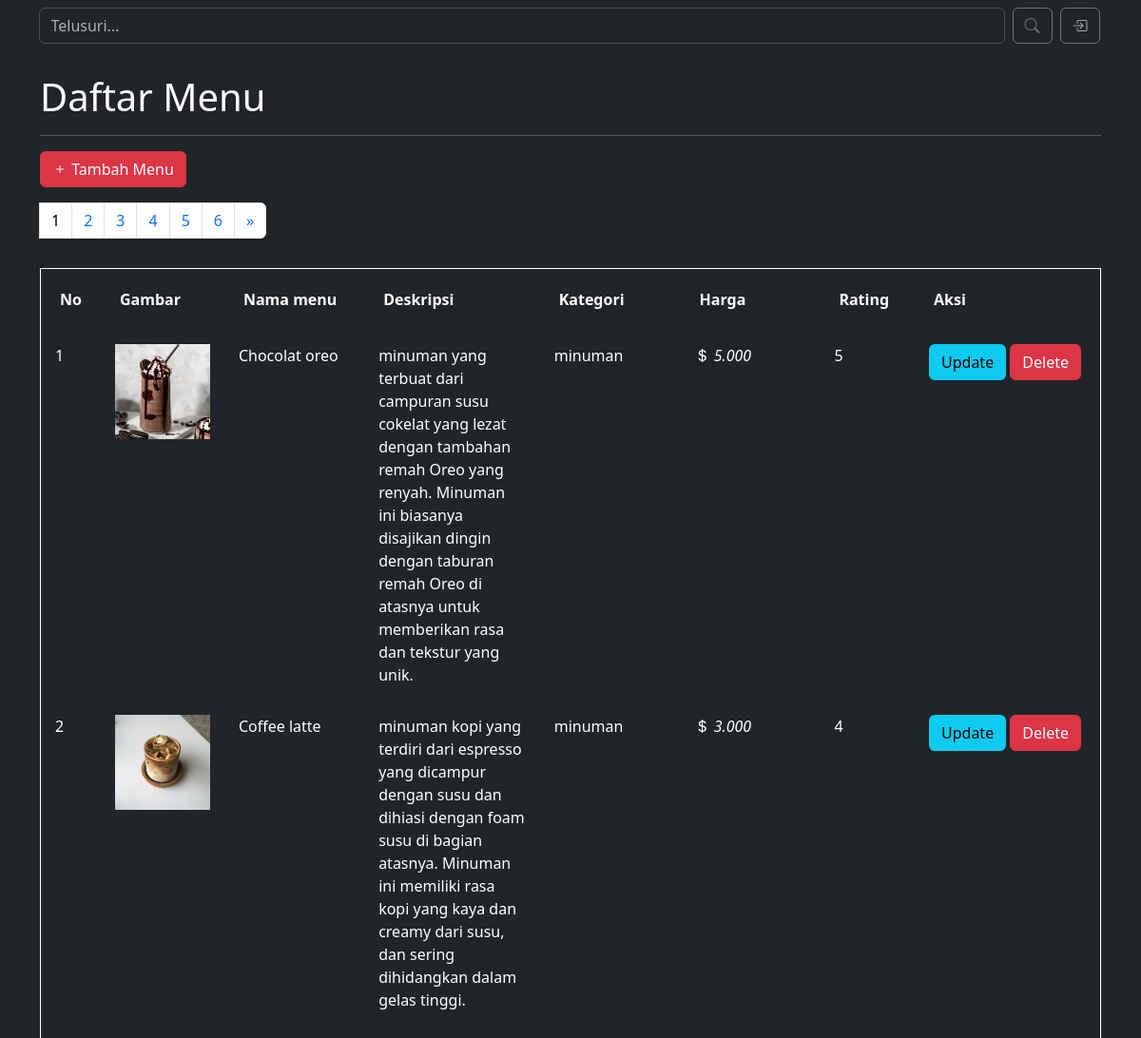
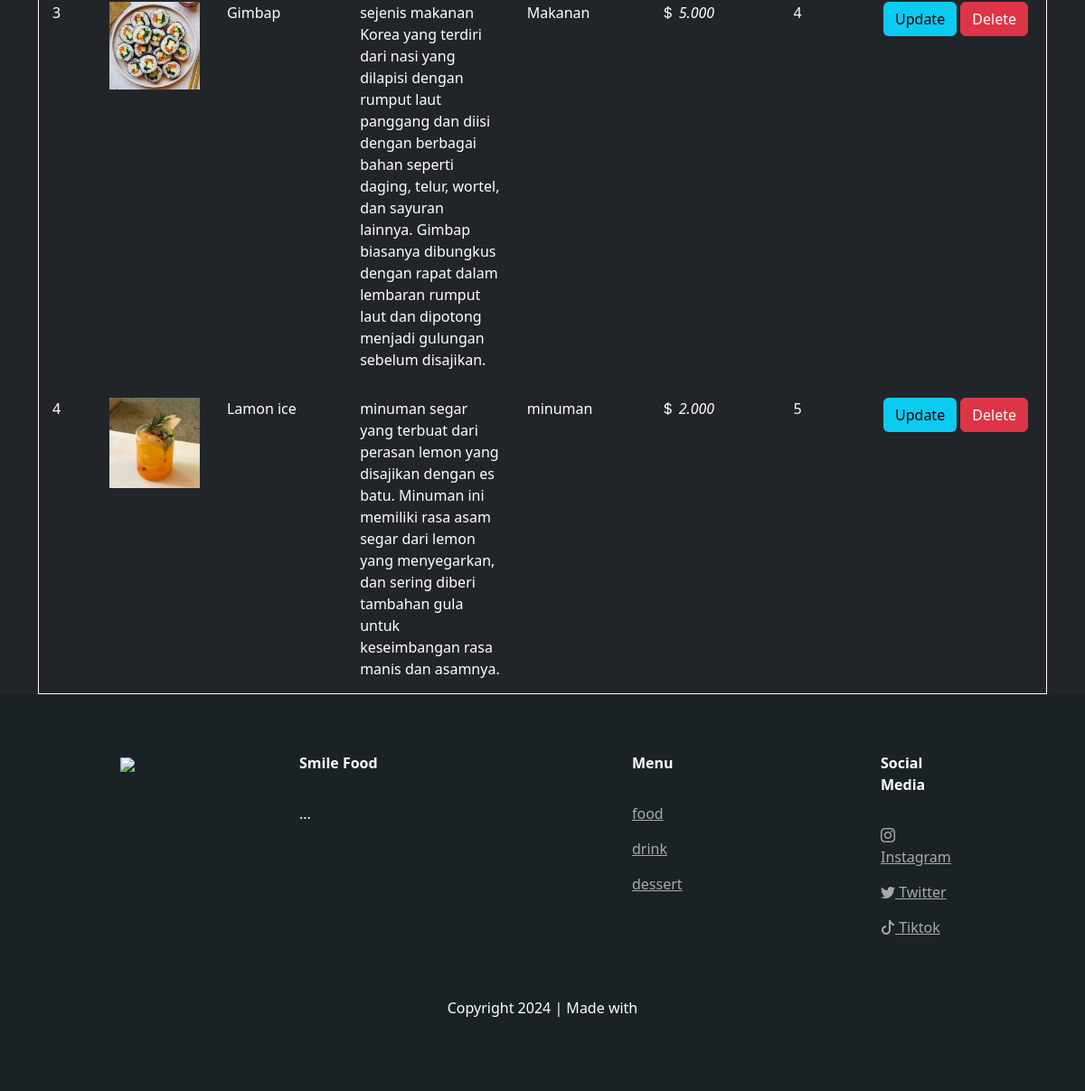
Page /halaman/index2.php (signed in) on the committed database (2 pictures, top to bottom).
### tables this page shows
CREATE TABLE `menu` (
  `id_menu` int NOT NULL,
  `menu_name` varchar(200) NOT NULL,
  `harga` decimal(10,3) NOT NULL,
  `rating_menu` decimal(10,0) NOT NULL,
  `picture` varchar(200) NOT NULL,
  `deskripsi_menu` text NOT NULL,
  `id_User` int DEFAULT NULL,
  `id_kategori` int DEFAULT NULL
);

CREATE TABLE `kategori_menu` (
  `id_kategori` int NOT NULL,
  `nama_kategori` varchar(200) NOT NULL
);

### function/functions.php (called while the page is built, shortened)
<?php
function koneksi () {
    return mysqli_connect("localhost", "root", "", "pw2024_tubes_233040098");
}
function query($query) {
    $conn = koneksi();
    $result = mysqli_query($conn, $query);
    $rows = [];
    while( $row = mysqli_fetch_assoc($result)) {
        $rows[] = $row;
    }
    return $rows;
}
?>

### halaman/index2.php (the view, shortened to what this page needs)
<?php
require '../function/functions.php';
$jumlahDataPerHalaman = 4;
$jumlahData = count(query("SELECT * FROM menu"));
$jumlahHalaman = ceil($jumlahData / $jumlahDataPerHalaman);
$halamanAktif = (isset($_GET["halaman"])) ? $_GET["halaman"] : 1;
$awalData = ($jumlahDataPerHalaman * $halamanAktif)  - $jumlahDataPerHalaman;
if (isset($_POST["submit"])) {
    $keyword = $_POST["keyword"];
    $menu = cari($keyword);
} else {
    $menu = query("SELECT menu.*, kategori_menu.nama_kategori
                   FROM menu
                   JOIN kategori_menu ON menu.id_kategori = kategori_menu.id_kategori
                   LIMIT $awalData, $jumlahDataPerHalaman");
}
?>
<!DOCTYPE html>
<html lang="en">
<head>
    <link href="https://cdn.jsdelivr.net/npm/bootstrap@5.0.2/dist/css/bootstrap.min.css" rel="stylesheet">
    <link rel="stylesheet" href="https://cdn.jsdelivr.net/npm/bootstrap-icons@1.11.3/font/bootstrap-icons.min.css">
</head>
<body>
    <nav class="navbar navbar-expand-lg bg-dark" data-bs-theme="dark">
        <div class="container-fluid" style="color: darkgray;">
            <div class="collapse navbar-collapse" id="navbarSupportedContent">
                <div class="container d-flex" style="margin-left: -3px;">
                    <form class="d-flex col md-2 me-2" role="search" method="post" class="form-cari">
                        <input class="form-control me-2 bg-dark text-white" type="text" autofocus placeholder="Telusuri..." aria-label="Search" name="keyword" autocomplete="off" id="keyword">
                        <button class="btn btn-outline-secondary" type="submit" id="tombol-cari"><i class="bi bi-search"></i></button>
                    </form>
                    <button type="button" class="btn btn-outline-secondary"><a href="dasboard.php"><i class="bi bi-box-arrow-in-right" style="color: darkgray;"></i></a></button>
                </div>
            </div>
        </div>
    </nav>
    <section class="bg-dark">
        <div class="container">
            <nav aria-label="Page navigation example">
                <h1 class="text-white pt-4">Daftar Menu</h1>
                <hr style="color: white;">
                <a href="tambah.php"><button type="button" class="btn btn-danger"><i class="bi bi-plus"></i> Tambah Menu</button></a>
                <ul class="pagination pt-3">
                    <li class="page-item d-flex"><?php for ($i = 1; $i <= $jumlahHalaman; $i++) : ?>
                            <?php if ($i == $halamanAktif) : ?>
                                <a href="?halaman=<?= $i; ?>" class="page-link" style="baground-color: blue; color: black;"><?= $i; ?></a>
                            <?php else : ?>
                                <a href="?halaman=<?= $i; ?>" class="page-link"><?= $i; ?></a>
                            <?php endif; ?>
                        <?php endfor; ?>
                    </li>
                    <li class="page-item">
                        <?php if ($halamanAktif < $jumlahHalaman) : ?>
                            <a href="?halaman=<?= $halamanAktif + 1 ?>" class="page-link"><span aria-hidden="true">&raquo;</span></a>
                        <?php endif ?>
                    </li>
                </ul>
            </nav>
            <div id="container bg-dark">
                <table cellpadding="20" cellspacing="0">
                    <tr class="table table-dark table-hover">
                        <th scope="col">No</th>
                        <th scope="col">Gambar</th>
                        <th scope="col" style="width: 150px;">Nama menu</th>
                        <th scope="col">Deskripsi</th>
                        <th scope="col" style="width: 150px;">Kategori</th>
                        <th scope="col" style="width: 150px;">Harga</th>
                        <th scope="col" style="width: 100px;">Rating</th>
                        <th scope="col" class="aksi" style="width: 200px;">Aksi</th>
                    </tr>
                    <?php $i = 1; ?>
                    <?php foreach ($menu as $row) : ?>
                        <tr class="table table-dark table-hover">
                            <td scope="col"><?= $i ?></td>
                            <td scope="col"><img src="img/<?= $row["picture"]; ?>" width="100" alt=""></td>
                            <td scope="col"><?= $row["menu_name"]; ?></td>
                            <td scope="col"><?= $row["deskripsi_menu"]; ?></td>
                            <td scope="col"><?= $row["nama_kategori"]; ?></td>
                            <td scope="col"><i class="bi bi-currency-dollar"> <?= $row["harga"]; ?></i></td>
                            <td scope="col"><?= $row["rating_menu"]; ?></td>
                            <td class="aksi">
                                <button type="button" class="btn text-bg-info" onclick="location.href='ubah.php?id_menu=<?= $row['id_menu']; ?>'">Update</button>
                                <button type="button" class="btn btn-danger" onclick="if(confirm('Delete data?')) location.href='hapus.php?id_menu=<?= $row['id_menu']; ?>'">Delete</button>
                            </td>
                        </tr>
                        <?php $i++; ?>
                    <?php endforeach; ?>
                </table>
            </div>
        </div>
    </section>
    <?php include('footer.php') ?>
</body>
</html>

### halaman/index2.php (style rules this page uses)
table { border: 1px solid white; }
td { padding: 15px; height: 20px; }

### halaman/footer.php (style rules this page uses)
ul li a { color: darkgray; }
ul li { margin-bottom: 15px; }

### rows in the picture
menu: picture (picture), menu_name "Chocolat oreo", deskripsi_menu "minuman yang terbuat dari campuran susu cokelat yang lezat dengan tambahan remah Oreo yang renyah. Minuman ini biasanya disajikan dingin dengan taburan remah Oreo di atasnya untuk memberikan rasa dan tekstur yang unik.", id_kategori.nama_kategori "minuman", harga "5.000", rating_menu "5"
menu: picture (picture), menu_name "Coffee latte", deskripsi_menu "minuman kopi yang terdiri dari espresso yang dicampur dengan susu dan dihiasi dengan foam susu di bagian atasnya. Minuman ini memiliki rasa kopi yang kaya dan creamy dari susu, dan sering dihidangkan dalam gelas tinggi.", id_kategori.nama_kategori "minuman", harga "3.000", rating_menu "4"
menu: picture (picture), menu_name "Gimbap", deskripsi_menu "sejenis makanan Korea yang terdiri dari nasi yang dilapisi dengan rumput laut panggang dan diisi dengan berbagai bahan seperti daging, telur, wortel, dan sayuran lainnya. Gimbap biasanya dibungkus dengan rapat dalam lembaran rumput laut dan dipotong menjadi gulungan sebelum disajikan.", id_kategori.nama_kategori "Makanan", harga "5.000", rating_menu "4"
menu: picture (picture), menu_name "Lamon ice", deskripsi_menu "minuman segar yang terbuat dari perasan lemon yang disajikan dengan es batu. Minuman ini memiliki rasa asam segar dari lemon yang menyegarkan, dan sering diberi tambahan gula untuk keseimbangan rasa manis dan asamnya.", id_kategori.nama_kategori "minuman", harga "2.000", rating_menu "5"
